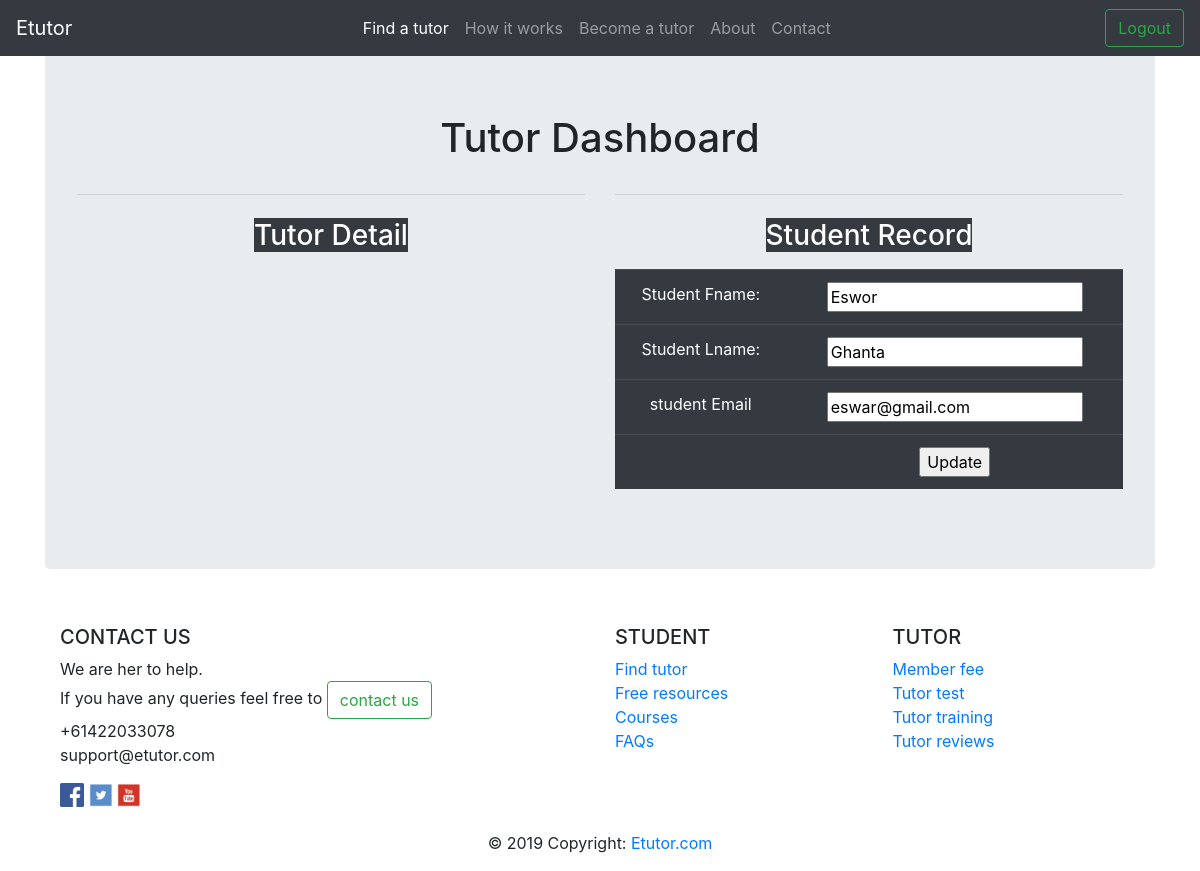
Screenshot of /Etutor_BE_Test/tutor/edit.php?id=2 with the database file from the repository.
### tables this page shows
CREATE TABLE `user` (
  `user_ID` int(11) NOT NULL,
  `user_Fname` varchar(100) NOT NULL,
  `user_Lname` varchar(100) NOT NULL,
  `user_Password` longtext NOT NULL,
  `user_Email` varchar(250) NOT NULL,
  `user_Type` int(11) NOT NULL,
  `user_Phone` int(11) NOT NULL,
  `user_Gender` varchar(15) NOT NULL,
  `user_Age` int(11) NOT NULL,
  `user_DOB` date NOT NULL,
  `user_Pay_Type` varchar(100) NOT NULL,
  `user_Image` varchar(255) NOT NULL,
  `user_Name` varchar(45) NOT NULL,
  `user_Certificate` longblob NOT NULL
);

### Etutor_BE_Test/tutor/edit.php (the view, shortened to what this page needs)
<?php include('../private/header.php');?>
<?php
    $conn = db_connect();
?>
<?php
	$id = $_GET['id'];
	$result = mysqli_query($conn,"SELECT * FROM user WHERE user_ID=$id");
	while($res=mysqli_fetch_array($result)) {
		$name= $res['user_Fname'];
		$age=$res['user_Lname'];
		$email=$res['user_Email'];
	}
?>
        <div class="container">
        <div class="jumbotron text-center ">
                <h1 class="display-5">Tutor Dashboard</h1>
            <div class="row">
                <div class="col-6">
                    <hr class="my-4">
                    <p><a href="#" class="text-white bg-dark"><h3>Tutor Detail</h3></a></p>
                </div>
                <div class="col-6">
                        <hr class="my-4">
                        <p><a href="#" class="text-white bg-dark"><h3>Student Record</h3></a></p>
                        <form action="edit.php" method="post" name="form1">
							<table class="table table-dark" >
								<tr>
									<td>Student Fname:</td>
									<td><input type="text" name="name" value="<?php echo $name; ?> "></td>
								</tr>
								<tr>
									<td>Student Lname:</td>
									<td><input type="text" name="age" value="<?php echo $age;?> "></td>
								</tr>
								<tr>
									<td>student Email</td>
									<td><input type="text" name="email" value="<?php echo $email;?> "></td>
								</tr>
								<tr>
								<td><input type="hidden" name="id" value=<?php echo $_GET['id'];?>></td>
									<td><input type="submit" name="update" value="Update"></td>
								</tr>
							</table>
	</form>
                </div>
            </div>
        </div>
  <?php include('../private/footer.php'); ?>

### Etutor_BE_Test/assets/css/custom.css (style rules this page uses)
body { padding-top: 50px }

### rows the page displays
user: name "Eswor", age "Ghanta", email "eswar@gmail.com"
